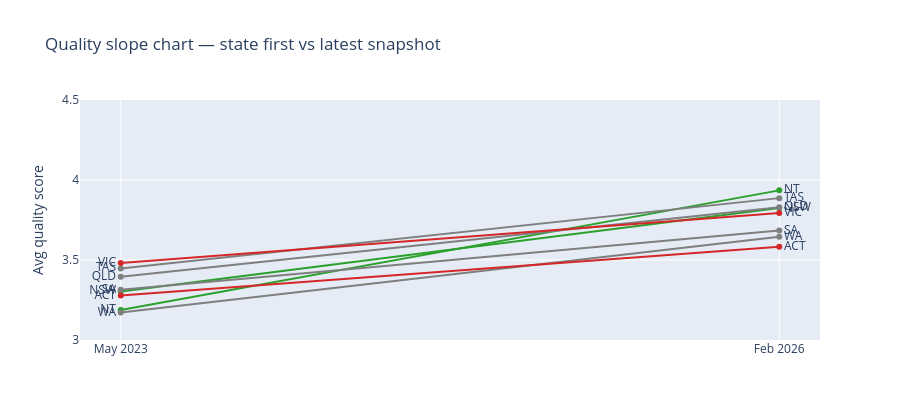

The code cell stored with this chart in its notebook:
### Code cell
# Slope chart: first vs last per state
fig2 = go.Figure()
for _, row in rank_df.iterrows():
    color = '#2ca02c' if row['change'] > 0.5 else ('#d62728' if row['change'] < 0.35 else '#7f7f7f')
    fig2.add_trace(go.Scatter(
        x=[first_snap.strftime('%b %Y'), latest_snap.strftime('%b %Y')],
        y=[row['first'], row['last']],
        mode='lines+markers+text',
        name=row['state'],
        line=dict(color=color, width=2),
        text=[row['state'], row['state']],
        textposition=['middle left', 'middle right'],
    ))
fig2.update_layout(
    title='Quality slope chart — state first vs latest snapshot',
    yaxis_title='Avg quality score', showlegend=False,
    yaxis_range=[3.0, 4.5], height=420,
)
fig2.show()

### Figure 1 — Plotly figure (JSON) as saved in the notebook; plotly's stock layout.template omitted (floating-point values rounded to 4 significant figures)
{"data": [{"line": {"color": "#2ca02c", "width": 2}, "mode": "lines+markers+text", "name": "NT", "text": ["NT", "NT"], "textposition": ["middle left", "middle right"], "type": "scatter", "x": ["May 2023", "Feb 2026"], "y": [3.188, 3.935]}, {"line": {"color": "#2ca02c", "width": 2}, "mode": "lines+markers+text", "name": "NSW", "text": ["NSW", "NSW"], "textposition": ["middle left", "middle right"], "type": "scatter", "x": ["May 2023", "Feb 2026"], "y": [3.304, 3.825]}, {"line": {"color": "#7f7f7f", "width": 2}, "mode": "lines+markers+text", "name": "WA", "text": ["WA", "WA"], "textposition": ["middle left", "middle right"], "type": "scatter", "x": ["May 2023", "Feb 2026"], "y": [3.171, 3.646]}, {"line": {"color": "#7f7f7f", "width": 2}, "mode": "lines+markers+text", "name": "TAS", "text": ["TAS", "TAS"], "textposition": ["middle left", "middle right"], "type": "scatter", "x": ["May 2023", "Feb 2026"], "y": [3.447, 3.887]}, {"line": {"color": "#7f7f7f", "width": 2}, "mode": "lines+markers+text", "name": "QLD", "text": ["QLD", "QLD"], "textposition": ["middle left", "middle right"], "type": "scatter", "x": ["May 2023", "Feb 2026"], "y": [3.395, 3.83]}, {"line": {"color": "#7f7f7f", "width": 2}, "mode": "lines+markers+text", "name": "SA", "text": ["SA", "SA"], "textposition": ["middle left", "middle right"], "type": "scatter", "x": ["May 2023", "Feb 2026"], "y": [3.315, 3.684]}, {"line": {"color": "#d62728", "width": 2}, "mode": "lines+markers+text", "name": "VIC", "text": ["VIC", "VIC"], "textposition": ["middle left", "middle right"], "type": "scatter", "x": ["May 2023", "Feb 2026"], "y": [3.482, 3.793]}, {"line": {"color": "#d62728", "width": 2}, "mode": "lines+markers+text", "name": "ACT", "text": ["ACT", "ACT"], "textposition": ["middle left", "middle right"], "type": "scatter", "x": ["May 2023", "Feb 2026"], "y": [3.278, 3.583]}], "layout": {"height": 420, "showlegend": false, "title": {"text": "Quality slope chart — state first vs latest snapshot"}, "yaxis": {"range": [3, 4.5], "title": {"text": "Avg quality score"}}}}
